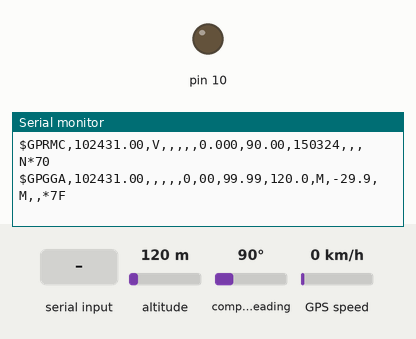
Simulated run of this sketch. Board: Arduino Uno, built for the host (arithmetic inside an expression is 32-bit, double 64-bit). Parts: output pins drawn as LEDs (lit = HIGH), the last lines printed to the serial monitor. The inputs (shaded band) are chosen by the test bench; at power-on: altitude 120 m, GPS speed 0 km/h, compass heading 90°. Storage starts empty; the GPS gets a fix after 3 s at 37.7749, -122.4194 with 8 satellites.

Above: at 1.2 s.
1.3 s: altitude set to 20 m
At 2.9 s:
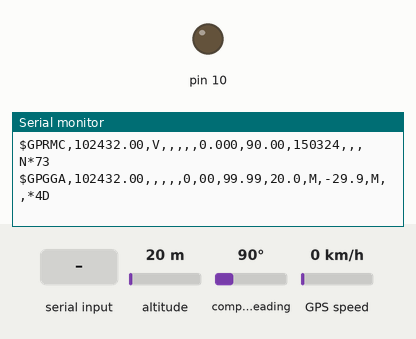
4.5 s: "1" received over the second serial link
At 5.0 s:
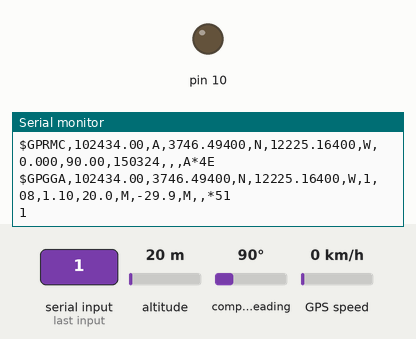
6.5 s: GPS speed set to 2 km/h
At 7.9 s:
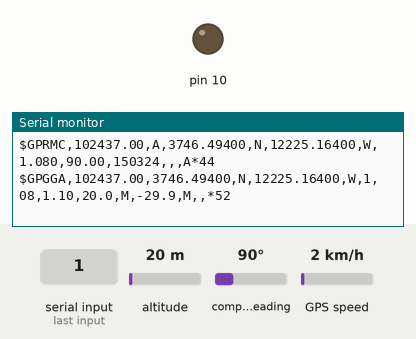

Measured:
- after the input at 1.3 s, the serial monitor: prints a new line after 0.76 s (image 1)
- after the input at 4.5 s, the serial monitor: prints a new line at once (image 2)
- after the input at 6.5 s, the serial monitor: prints a new line after 0.61 s (image 3)

The sketch:

GPS_Shield_SDCard.ino
```cpp
// (licence header left out)
#include <SoftwareSerial.h>
#include <SPI.h>
#include <SD.h>
#include <TinyGPS.h>


TinyGPS gps;
// The jumpers on the shield set to work with
// these pins, and can be changed if needed.
SoftwareSerial ss(2, 3);

// File for logging data
File rawdata;

/**************************************************************
Function: setup
Purpose:  set up Arduino
Args:     none
Returns:  nothing
Notes:    This function is required by the Arduino
***************************************************************/
void setup()
{

  // Serial monitor
  Serial.begin(9600);
  // baud rate for GPS - 38400 is prefered, but 4800 can also be used
  ss.begin(38400);

  // Comments from TinyGPS simple_test example
  Serial.print("Simple TinyGPS library v. "); Serial.println(TinyGPS::library_version());
  Serial.println("by Mikal Hart");
  Serial.println();

  // Initialize card
  Serial.print("Initializing SD card...");
  pinMode(10, OUTPUT);
  if (!SD.begin(10)) {
    Serial.println("...initialization failed!");
  }
  else
    Serial.println("...initialization done.");

}

/**************************************************************
Function: loop
Purpose:  loop funtion for Arduino
Args:     none
Returns:  nothing
Notes:    This function is required by the Arduino, and the
          Arduino will loop through this function indefinately.

***************************************************************/
void loop(){

  bool newData = false;
  unsigned long chars;
  unsigned short sentences, failed;

  // Open data file
  File rawdata = SD.open("rawdata.txt", FILE_WRITE);

  // For one second we parse GPS data and report some key values
  for (unsigned long start = millis(); millis() - start < 1000;)
  {
    while (ss.available())
    {
      char c = ss.read();
       // Send raw data to the terminal window
       Serial.write(c);

       // Send raw data to the SD card
       if(rawdata)
         rawdata.write(c);

      if (gps.encode(c))
        newData = true;
    }
  }

  // Send manipulate data to the terminal window.
/*
  if (newData)
  {
    float flat, flon;
    unsigned long age;
    gps.f_get_position(&flat, &flon, &age);
    Serial.print("LAT=");
    Serial.print(flat == TinyGPS::GPS_INVALID_F_ANGLE ? 0.0 : flat, 6);
    Serial.print(" LON=");
    Serial.print(flon == TinyGPS::GPS_INVALID_F_ANGLE ? 0.0 : flon, 6);
    Serial.print(" SAT=");
    Serial.print(gps.satellites() == TinyGPS::GPS_INVALID_SATELLITES ? 0 : gps.satellites());
    Serial.print(" PREC=");
    Serial.print(gps.hdop() == TinyGPS::GPS_INVALID_HDOP ? 0 : gps.hdop());
  }
*/
  // Send a carriage return and close the file
  Serial.println("");
  rawdata.write("\r");
  rawdata.close();


}
```
